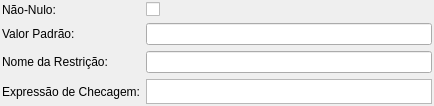
<?xml version="1.0" encoding="UTF-8"?>
<ui version="4.0">
 <class>DominioWidget</class>
 <widget class="QWidget" name="DominioWidget">
  <property name="geometry">
   <rect>
    <x>0</x>
    <y>0</y>
    <width>434</width>
    <height>106</height>
   </rect>
  </property>
  <property name="windowTitle">
   <string>Form</string>
  </property>
  <layout class="QGridLayout" name="dominio_grid">
   <property name="margin">
    <number>2</number>
   </property>
   <property name="spacing">
    <number>6</number>
   </property>
   <item row="0" column="0">
    <widget class="QLabel" name="nao_nulo_lbl">
     <property name="text">
      <string>Não-Nulo:</string>
     </property>
    </widget>
   </item>
   <item row="0" column="1">
    <widget class="QCheckBox" name="nao_nulo_chk">
     <property name="text">
      <string/>
     </property>
    </widget>
   </item>
   <item row="1" column="0">
    <widget class="QLabel" name="valor_padrao_lbl">
     <property name="text">
      <string>Valor Padrão:</string>
     </property>
    </widget>
   </item>
   <item row="1" column="1">
    <widget class="QLineEdit" name="valor_padrao_edt"/>
   </item>
   <item row="2" column="0">
    <widget class="QLabel" name="nome_rest_lbl">
     <property name="text">
      <string>Nome da Restrição:</string>
     </property>
    </widget>
   </item>
   <item row="2" column="1">
    <widget class="QLineEdit" name="nome_rest_edt"/>
   </item>
   <item row="3" column="0">
    <widget class="QLabel" name="expr_checagem_lbl">
     <property name="text">
      <string>Expressão de Checagem:</string>
     </property>
    </widget>
   </item>
   <item row="3" column="1">
    <widget class="QTextEdit" name="expr_checagem_txt">
     <property name="sizePolicy">
      <sizepolicy hsizetype="Expanding" vsizetype="Fixed">
       <horstretch>0</horstretch>
       <verstretch>0</verstretch>
      </sizepolicy>
     </property>
     <property name="maximumSize">
      <size>
       <width>16777215</width>
       <height>25</height>
      </size>
     </property>
     <property name="verticalScrollBarPolicy">
      <enum>Qt::ScrollBarAlwaysOff</enum>
     </property>
     <property name="horizontalScrollBarPolicy">
      <enum>Qt::ScrollBarAlwaysOff</enum>
     </property>
     <property name="documentTitle">
      <string notr="true"/>
     </property>
     <property name="undoRedoEnabled">
      <bool>true</bool>
     </property>
     <property name="lineWrapMode">
      <enum>QTextEdit::NoWrap</enum>
     </property>
     <property name="textInteractionFlags">
      <set>Qt::TextEditorInteraction</set>
     </property>
    </widget>
   </item>
  </layout>
 </widget>
 <resources/>
 <connections/>
</ui>
